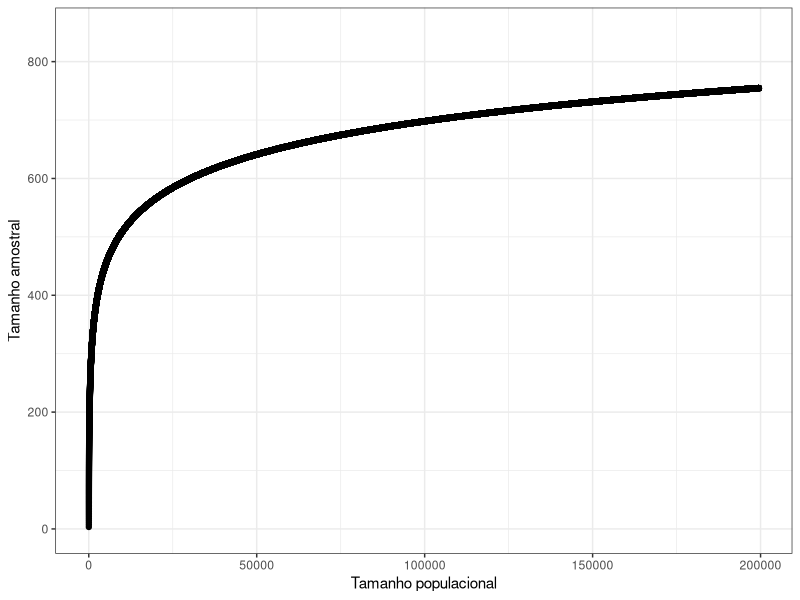

Write the R code that produced this figure.
## ---- chunk 1
library(tidyverse)
data.frame(populacao = seq(500:200000)) %>% 
  mutate(amostra =82.029*log(populacao)-246.42) %>% 
  ggplot(., aes(x = populacao, y = amostra)) + 
  geom_point() +
  ylim(0,850) +
  labs(x = "Tamanho populacional", y = "Tamanho amostral") +
  theme_bw()
